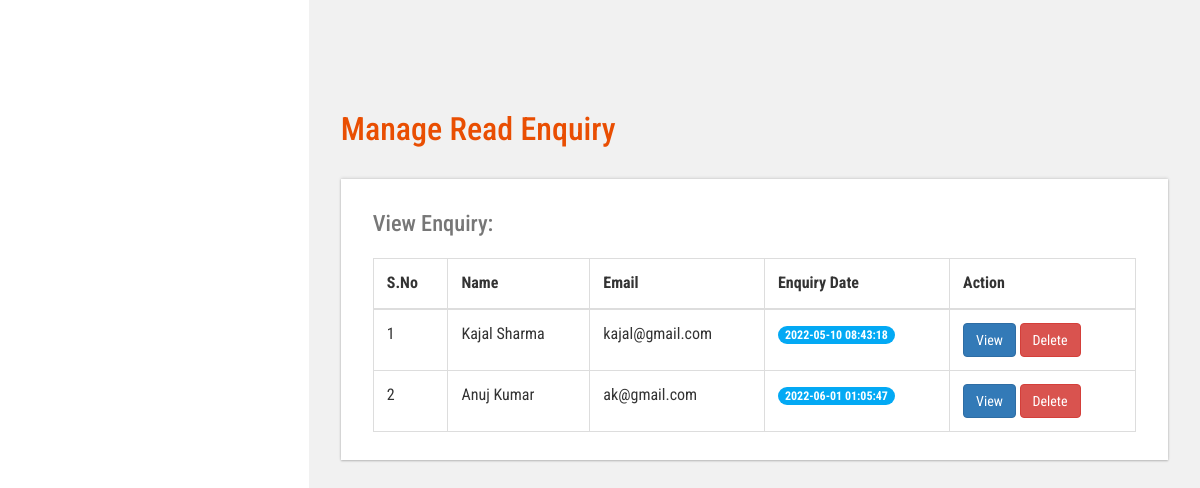
The app's page /admin/readenq.php (signed in) with its own data.
### tables this page shows
CREATE TABLE `tblcontact` (
  `ID` int(10) NOT NULL,
  `FirstName` varchar(200) DEFAULT NULL,
  `LastName` varchar(200) DEFAULT NULL,
  `Phone` bigint(10) DEFAULT NULL,
  `Email` varchar(200) DEFAULT NULL,
  `Message` mediumtext DEFAULT NULL,
  `EnquiryDate` timestamp NOT NULL DEFAULT current_timestamp(),
  `IsRead` int(5) DEFAULT NULL
);

### admin/readenq.php (the view, shortened to what this page needs)
<?php
if (strlen($_SESSION['bpmsaid']==0)) {
  header('location:logout.html');
  } else{
  ?>
<!DOCTYPE HTML>
<html>
<head>
<link href="css/bootstrap.css" rel='stylesheet' type='text/css' />
<link href="css/style.css" rel='stylesheet' type='text/css' />
<link href="css/font-awesome.css" rel="stylesheet">
<link href="css/animate.css" rel="stylesheet" type="text/css" media="all">
<link href="css/custom.css" rel="stylesheet">
</head>
<body class="cbp-spmenu-push">
	<div class="main-content">
		<div id="page-wrapper">
			<div class="main-page">
				<div class="tables">
					<h3 class="title1">Manage Read Enquiry</h3>
					<div class="table-responsive bs-example widget-shadow">
						<h4>View Enquiry:</h4>
						<table class="table table-bordered"> <thead> <tr>
                   <th>S.No</th>
                   <th>Name</th>
                    <th>Email</th>
                    <th>Enquiry Date</th>
                     <th>Action</th>
                  </tr> </thead> <tbody>
<?php
$ret=mysqli_query($con,"select * from tblcontact where IsRead='1'");
$cnt=1;
while ($row=mysqli_fetch_array($ret)) {
?>
						 <tr class="gradeX">
                 <td><?php echo $cnt;?></td>
                  <td><?php  echo $row['FirstName'];?> <?php  echo $row['LastName'];?></td>
                                        <td><?php  echo $row['Email'];?></td>
                                        <td>
                                            <span class="badge badge-primary"><?php echo $row['EnquiryDate'];?></span>
                                        </td>
                                         <td>
<a href="view-enquiry.html?viewid=<?php echo $row['ID'];?>" class="btn btn-primary">View</a>
<a href="readenq.html?delid=<?php echo $row['ID'];?>" class="btn btn-danger" onClick="return confirm('Are you sure you want to delete?')">Delete</a>
                                         </td>
                </tr>   <?php
$cnt=$cnt+1;
}?></tbody> </table>
					</div>
				</div>
			</div>
		</div>
	</div>
</body>
</html>
<?php }  ?>

### admin/css/style.css (style rules this page uses)
h4, h5, h6, h1, h2, h3 { margin: 0; }
html, body { font-family: 'Roboto Condensed', sans-serif; font-size: 100%; overflow-x: hidden; background: #fff; }
body a { transition: 0.5s all ease; -webkit-transition: 0.5s all ease; -moz-transition: 0.5s all ease; -o-transition: 0.5s all ease; -ms-transition: 0.5s all ease; text-decoration:none; }
h1,h2,h3,h4,h5,h6 { margin:0; }
.main-content { position: relative; }
.cbp-spmenu-push { overflow-x: hidden; position: relative; }
.cbp-spmenu, .cbp-spmenu-push { -webkit-transition: all 0.3s ease; -moz-transition: all 0.3s ease; transition: all 0.3s ease; }
.cbp-spmenu-push div#page-wrapper { margin: 0 0 0 19.3em; transition:.5s all; -webkit-transition:.5s all; -moz-transition:.5s all; }
.widget-shadow { background-color: #fff; box-shadow: 0 -1px 3px rgba(0,0,0,.12),0 1px 2px rgba(0,0,0,.24); -webkit-box-shadow: 0 -1px 3px rgba(0,0,0,.12),0 1px 2px rgba(0,0,0,.24); -moz-box-shadow: 0 -1px 3px rgba(0,0,0,.12),0 1px 2px rgba(0,0,0,.24); }
h3.title1 { font-size: 2em; color: #e94e02; margin-bottom: 0.8em; }
.badge-primary { background-color: #03a9f4; }
.table > thead > tr > th, .table > tbody > tr > th, .table > tfoot > tr > th, .table > thead > tr > td, .table > tbody > tr > td, .table > tfoot > tr > td { border-top: none; }
.tables h4 { font-size: 1.4em; margin-bottom: 1em; color: #777777; }
.tables .panel-body ,.tables .bs-example { padding: 2em 2em 0.5em; }
.tables .table > thead > tr > th, .tables .table > tbody > tr > th, .tables .table > tfoot > tr > th, .tables .table > thead > tr > td, .tables .table > tbody > tr > td, .tables .table > tfoot > tr > td { padding: 13px; border-top: 1px solid #E0E0E0; }
.bs-example { margin-top: 2em; }

### admin/css/custom.css (style rules this page uses)
#page-wrapper { padding:7em 2em 2.5em; background-color: #F1F1F1; }

### records on screen
tblcontact: FirstName "Kajal", LastName "Sharma", Email "kajal@gmail.com", EnquiryDate "2022-05-10 08:43:18"
tblcontact: FirstName "Anuj", LastName "Kumar", Email "ak@gmail.com", EnquiryDate "2022-06-01 01:05:47"
